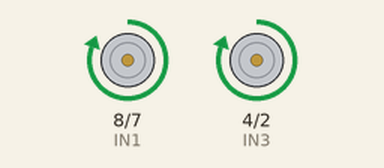
Recording of a sketch running on a simulated Arduino Uno, built with avr-gcc and run on an emulated ATmega328P. On the bench: motor-driver pin pairs drawn as motors (green arrow = first pin HIGH = forward, orange = second pin HIGH = backward, longer = more drive, scaled by the enable pin).

Above: at 1.0 s.
At 3.0 s:
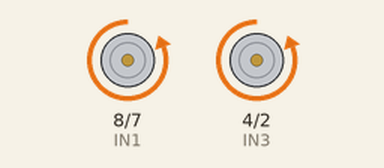
At 7.0 s:
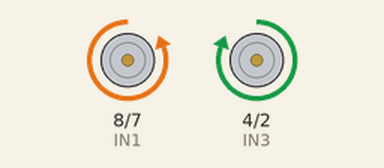
At 11.0 s:
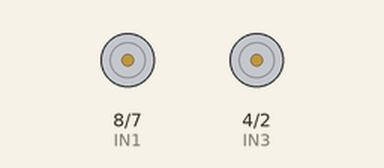
Timing chart, 0 to 15.6 s (numbered marks = the images above):
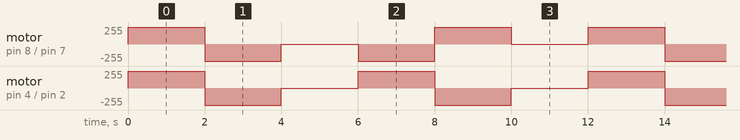

The sketch:

moving.ino
```cpp
// Define os pinos
#define ENA 12
#define IN1 8
#define IN2 7
#define ENB 1
#define IN3 4
#define IN4 2

void setup() {
  pinMode(ENA, OUTPUT);
  pinMode(IN1, OUTPUT);
  pinMode(IN2, OUTPUT);
  pinMode(ENB, OUTPUT);
  pinMode(IN3, OUTPUT);
  pinMode(IN4, OUTPUT);
}

void loop() {
  // Move os motores para frente
  moveForward();
  delay(2000);

  // Move os motores para trás
  moveBackward();
  delay(2000);

  // Para os motores
  stopMotors();
  delay(2000);

  // Gira os motores para a esquerda
  turnLeft();
  delay(2000);

  // Gira os motores para a direita
  turnRight();
  delay(2000);

  // Para os motores
  stopMotors();
  delay(2000);
}

// Função para mover os motores para frente
void moveForward() {
  analogWrite(ENA, 200);
  analogWrite(ENB, 200);
  digitalWrite(IN1, HIGH);
  digitalWrite(IN2, LOW);
  digitalWrite(IN3, HIGH);
  digitalWrite(IN4, LOW);
}

// Função para mover os motores para trás
void moveBackward() {
  analogWrite(ENA, 200);
  analogWrite(ENB, 200);
  digitalWrite(IN1, LOW);
  digitalWrite(IN2, HIGH);
  digitalWrite(IN3, LOW);
  digitalWrite(IN4, HIGH);
}

// Função para parar os motores
void stopMotors() {
  digitalWrite(ENA, LOW);
  digitalWrite(ENB, LOW);
}

// Função para girar os motores para a esquerda
void turnLeft() {
  analogWrite(ENA, 200);
  analogWrite(ENB, 200);
  digitalWrite(IN1, LOW);
  digitalWrite(IN2, HIGH);
  digitalWrite(IN3, HIGH);
  digitalWrite(IN4, LOW);
}

// Função para girar os motores para a direita
void turnRight() {
  analogWrite(ENA, 200);
  analogWrite(ENB, 200);
  digitalWrite(IN1, HIGH);
  digitalWrite(IN2, LOW);
  digitalWrite(IN3, LOW);
  digitalWrite(IN4, HIGH);
}
```

Measured:
- by itself, motor on pin 4 (IN3) / pin 2 (IN4): repeats every 6.0 s: backward 255/255 2.0 s, stopped 2.0 s, forward 255/255 2.0 s
- by itself, motor on pin 8 (IN1) / pin 7 (IN2): repeats every 12.0 s: backward 255/255 2.0 s, stopped 2.0 s, backward 255/255 2.0 s, forward 255/255 2.0 s, stopped 2.0 s, forward 255/255 2.0 s
